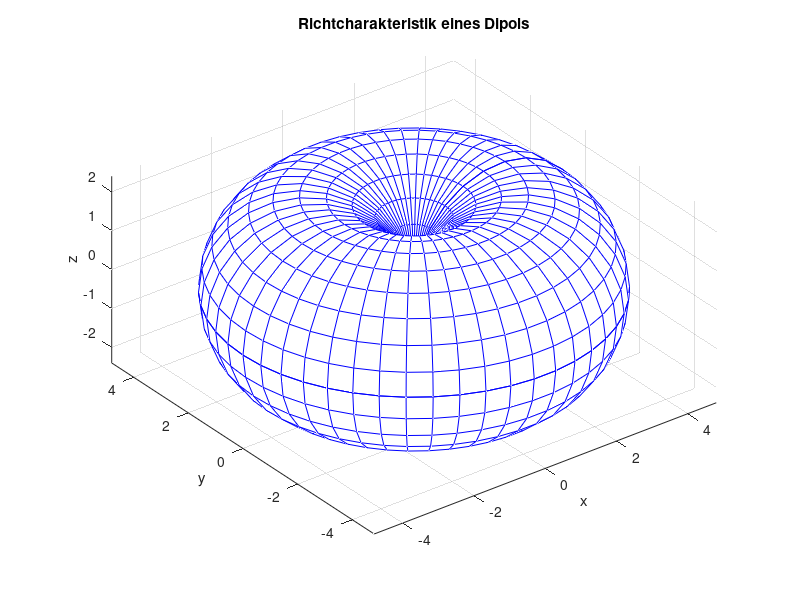
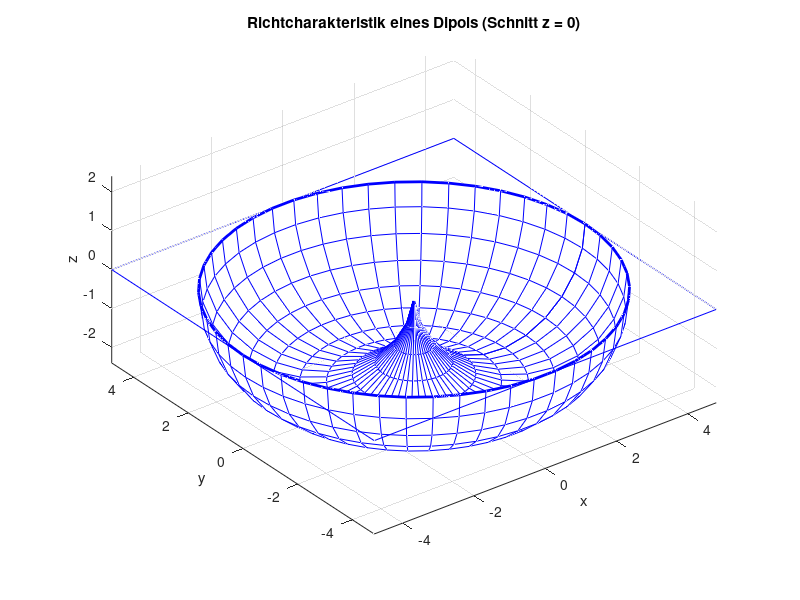
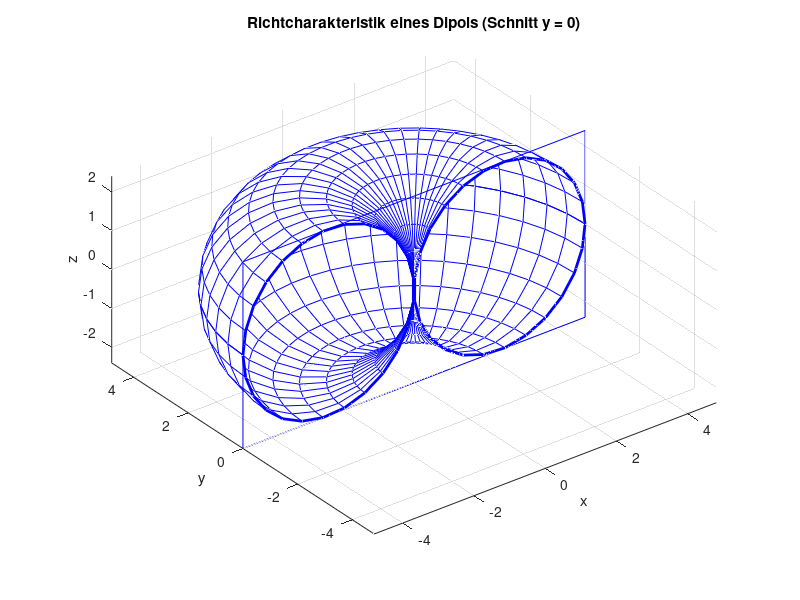

Recreate these plots in MATLAB, in order.
function ueb_dipol
% Richtcharakteristik eines Dipols
%
%------------------------------------------------
% (c) Eberhard Gamm (www.ibega.de),
%     LIKE (www.like.e-technik.uni-erlangen.de),
%     2013
%------------------------------------------------

close all;

r = 2.4;

theta = pi * ( 0 : 0.04 : 2 );
phi   = 2 * pi * ( 0 : 0.04 : 1 )';
x = r * ( 1 + cos(phi) ) * cos(theta);
y = r * ( 1 + cos(phi) ) * sin(theta);
z = r * sin(phi) * ones( size(theta) );

figure(1);
colormap([0 0 1;0 0 1]);
mesh(x,y,z);
axis equal;
axis(r*[-2 2 -2 2 -1 1]);
xlabel('x');
ylabel('y');
zlabel('z');
title('Richtcharakteristik eines Dipols');

figure(2);
colormap([0 0 1;0 0 1]);
mesh(x(14:26,:),y(14:26,:),z(14:26,:));
hold on;
plot3(x(26,:),y(26,:),z(26,:),'b-','Linewidth',2);
plot3(2*r*[-1 -1 1 1 -1],2*r*[-1 1 1 -1 -1],[0 0 0 0 0],'b-');
hold off;
axis equal;
axis(r*[-2 2 -2 2 -1 1]);
xlabel('x');
ylabel('y');
zlabel('z');
title('Richtcharakteristik eines Dipols (Schnitt z = 0)');

figure(3);
colormap([0 0 1;0 0 1]);
mesh(x(:,1:26),y(:,1:26),z(:,1:26));
hold on;
plot3(x(:,1),y(:,1),z(:,1),'b-','Linewidth',2);
plot3(x(:,26),y(:,26),z(:,26),'b-','Linewidth',2);
plot3(2*r*[-1 1 1 -1 -1],[0 0 0 0 0],r*[-1 -1 1 1 -1],'b-');
hold off;
axis equal;
axis(r*[-2 2 -2 2 -1 1]);
xlabel('x');
ylabel('y');
zlabel('z');
title('Richtcharakteristik eines Dipols (Schnitt y = 0)');
